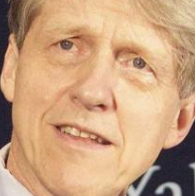
#> input picture data_process/tool/test2.PNG, 195 x 196 px
$ python rotate.py
#> lines starting #> are read from the running program, lines starting #| are printed output that depends on the picture
import cv2
import numpy as np

img_name = 'test2.PNG'

cv2.namedWindow('img', 0)
img = cv2.imread(img_name)
#> img is the input picture: shape (196, 195, 3); mean B, G, R 127.2, 161.7, 201.5
imCrop = cv2.resize(img, (48, 48), interpolation=cv2.INTER_NEAREST)
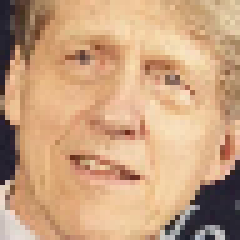
#> imCrop: shape (48, 48, 3) (shown 5 times larger); mean B, G, R 127.3, 161.9, 201.7

#> (the run stopped early here; a loop or call above may not have finished)
